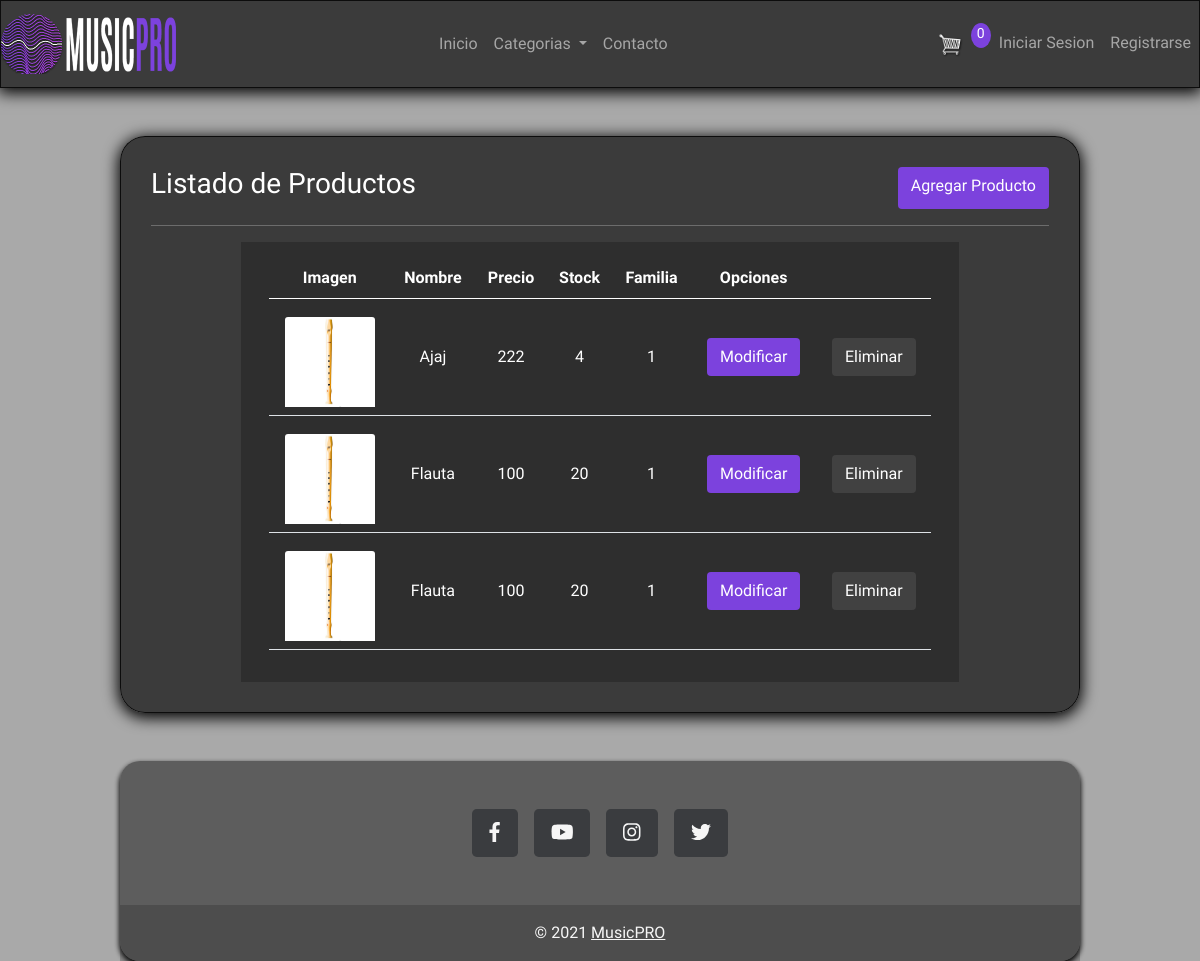
The app's page /listarproducto/, older data.
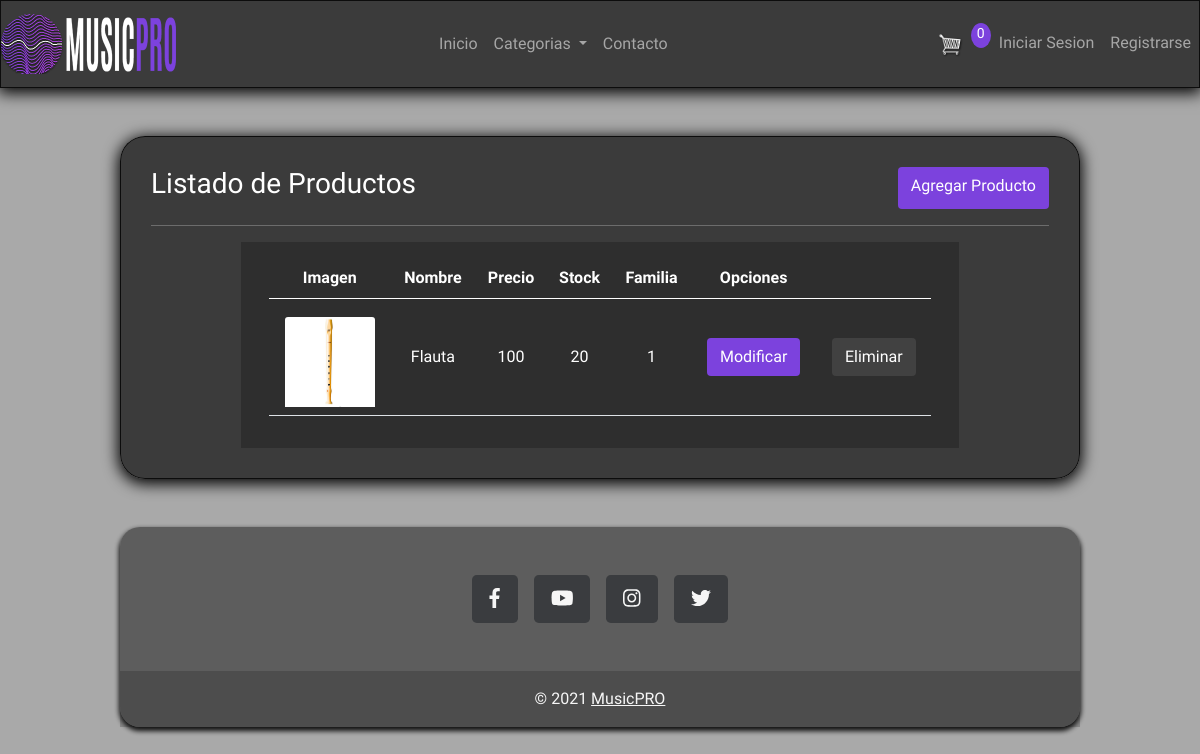
The same page, newer data.
### API/apis/models.py (models this page shows, shortened)
class producto(models.Model):
    nombre = models.CharField(max_length=30)
    descripcion = models.TextField(max_length=300)
    precio = models.IntegerField()
    familia = models.ForeignKey(familia, on_delete=models.PROTECT)
    vencimiento = models.DateField()
    stock = models.IntegerField()
    stock_critico = models.IntegerField()
    proveedor = models.ForeignKey(proveedor, on_delete=models.PROTECT)
    imagen = models.ImageField(upload_to='productos', null=True)
    oferta = models.BooleanField(default='0', null=False)
    class Meta:
        managed = False
        db_table = 'core_producto'

### core/views.py (the view)
# urls.py: path('listarproducto/', listar_productos, name="listar_producto"),
def listar_productos(request):
    productos = producto.objects.all().order_by('id')
    data = {
        'producto':productos,
    }
    return render(request, 'core/producto/listar.html',data)

### carro/context_processor.py (called while the page is built)
def importe_total_carro(request):
    total=0
    if 'carro' in request.session:
        for key, value in request.session["carro"].items():
            total=total+(int(value["precio"]))
    return {"importe_total_carro":total}

def importe_cant_carro(request):
    total=0
    if 'carro' in request.session:
        for key, value in request.session["carro"].items():
            total=total+(value["cantidad"])
    return {"importe_cant_carro":total}

### core/templates/core/producto/listar.html (shortened to what this page needs)
{% extends 'core/base.html' %}
{% block contenido %}
{% load crispy_forms_tags %}
{% load humanize %}
<div class="col-12 ">
    <div class="d-flex justify-content-between">
        <h3 class="">Listado de Productos</h3>
        <a href="{% url 'agregar_producto' %}" class="btn btn-outline-primary">Agregar Producto</a>
    </div>
    <hr>
    <div class="container-fluid d-flex text-center justify-content-center align-items-center" style="width: 80%; background-color: rgba(43,43,43,0.8);">
        <div class="card-body">
            <table class="table table-stripped table-responsive-sm clearfix justify-content-center" style="color: white;">
                <thead class="thead-dark">
                    <tr>
                        <th scope="col">Imagen</th>
                        <th scope="col">Nombre</th>
                        <th scope="col">Precio</th>
                        <th scope="col">Stock</th>
                        <th scope="col">Familia</th>
                        <th scope="col">Opciones</th>
                        <th></th>
                    </tr>
                </thead>
                <tbody>
                    {% for p in producto %}
                    <tr valign="middle" align="center">
                        <td scope="row" >{% if p.imagen %}
                            <div>
                                <img src="{{ p.imagen.url }}" class="card-img-top" alt="imagen"
                                    style="height: 90px; width: 90px;">
                            </div>
                            {% endif %}
                        </td>
                        <td scope="row">{{ p.nombre | title }}</td>
                        <td scope="row">{{ p.precio | intcomma}}</td>
                        <td scope="row">{{ p.stock }}</td>
                        <td scope="row">{{ p.familia_id }}</td>
                        <td scope="row">
                            <a href="{% url 'modificar_producto' p.id %}" class="btn btn-outline-primary">Modificar</a>
                        </td>
                        <td scope="row">
                            <a href="#" onclick="eliminar_producto({{ p.id }})" class="btn btn-outline-secondary">Eliminar</a>
                        </td>
                    </tr>
                    {% endfor %}
                </tbody>
            </table>
        </div>
    </div>
</div>
{% endblock %}

### core/templates/core/base.html (shortened to what this page needs)
<!DOCTYPE html>
<html lang="en">
<head>
  {% load static %}
  <link rel="stylesheet" href="{% static 'css/home.css' %}">
  <link href="https://cdn.jsdelivr.net/npm/bootstrap@5.0.2/dist/css/bootstrap.min.css" rel="stylesheet"
>
  <link rel="stylesheet" href="https://use.fontawesome.com/releases/v5.0.8/css/solid.css">
</head>
<body id="intro" class="bg-image shadow-2-strong">
  <nav class="navbar navbar-expand-lg navbar-dark">
    <a class="navbar-brand" href="{% url 'home' %}"><img src="{% static 'images/img/LOGITO2.png' %}" height="60"
        alt="logo"></a>
    <div class="collapse navbar-collapse" id="navbarSupportedContent">
      <ul class="navbar-nav mx-auto mb-2 mb-lg-0">
        <li class="nav-item">
          <a class="nav-link" href="{% url 'home' %}">Inicio</a>
        </li>
        <li class="nav-item dropdown">
          <a class="nav-link dropdown-toggle" href="#" id="navbarDropdown" role="button" data-toggle="dropdown"
            aria-haspopup="true" aria-expanded="false">
            Categorias
          </a>
        </li>
        <li class="nav-item">
          <a class="nav-link" href="{% url 'contacto' %}">Contacto</a>
        </li>
      </ul>
      <ul class="navbar-nav mr-auto mb-2 mb-lg-0">
        <a class="nav-link" href="{% url 'cart' %}">
          <img id="cart-icon" src="{% static 'images/cart.png' %}" alt="carrito" />
        </a>
        <p id="cart-total">{{importe_cant_carro}}</p>
        {% if user.is_authenticated %}
        <li class="nav-item">
          <a class="nav-link" href="{% url 'logout' %}">Cerrar Sesion</a>
        </li>
        <li class="nav-item">
          <a class="nav-link" href="#">Usuario: {{ user.username |title }}</a>
        </li>
        {% else %}
        <li class="nav-item">
          <a class="nav-link" href="{% url 'login' %}">Iniciar Sesion</a>
        </li>
        <li class="nav-item">
          <a class="nav-link" href="{% url 'register' %}">Registrarse</a>
        </li>
        {% endif %}
      </ul>
    </div>
  </nav>
  <div class="contenedorprincipal d-flex">
    {% block contenido %}
    {% endblock %}
  </div>
  <footer class="text-center text-lg-start">
    <div class="container d-flex justify-content-center py-5">
      <button type="button" class="btn btn-primary btn-lg btn-floating mx-2">
        <i class="fab fa-facebook-f"></i>
      </button>
      <button type="button" class="btn btn-primary btn-lg btn-floating mx-2">
        <i class="fab fa-youtube"></i>
      </button>
      <button type="button" class="btn btn-primary btn-lg btn-floating mx-2">
        <i class="fab fa-instagram"></i>
      </button>
      <button type="button" class="btn btn-primary btn-lg btn-floating mx-2">
        <i class="fab fa-twitter"></i>
      </button>
    </div>
    <div class="text-center text-white p-3" style="background-color: rgba(0, 0, 0, 0.2);">
      © 2021
      <a class="text-white" href="{% url 'home' %}">MusicPRO</a>
    </div>
  </footer>
</body>
</html>

### core/static/css/home.css (style rules this page uses)
* { font-family: 'Comfortaa', cursive; margin:0; padding:0; }
#intro { background-image: url('../images/img/fondo.png'); background-size: cover; background-color: darkgray; background-repeat: repeat; }
nav.navbar { background-color: rgba(0, 0, 0,0.65); box-shadow: 0px 3px 15px 2px rgba(0,0,0,1); border-style: solid; border-width: 1px; border-color: rgba(0,0,0,0.8); color: white; }
div.contenedorprincipal { height: fit-content; padding: 30px; margin-top: 4%; margin-bottom: 4%; margin-left: 10%; margin-right: 10%; background-color: rgba(0, 0, 0,0.65); border-style: solid; border-width: 1px; border-color: rgba(0,0,0,0.8); color: white; box-shadow: 0px 3px 15px 2px rgba(0,0,0,1); border-radius: 25px; }
div.card-body { width: 70%; }
img.card-img-top { margin-top: 10px; width: 75%; }
footer { background-color: rgba(0, 0, 0, .5); border-radius: 20px; box-shadow: 0px 3px 5px 1px rgba(0, 0, 0, 1); width: 80%; margin-top: 20px; margin-left: 10%; margin-bottom: 0%; opacity: 0.9; position: static; bottom:0px; }
button.btn.btn-primary.btn-lg.btn-floating.mx-2 { background-color: #2E3134; color: white; border-color: transparent; }
#cart-icon { width:25px; display: inline-block; margin-left: 15px; }
#cart-total { display: block; text-align: center; color:#fff; background-color: #7c42dd; width: 20px; height: 25px; border-radius: 50%; font-size: 14px; }
.btn { border-radius: 0; }
a.btn.btn-outline-primary { border-color: transparent; background-color: #7c42dd; color: white; }
a.btn.btn-outline-secondary { border-color: transparent; background-color: rgb(65, 65, 65); color: white; }

Row changes from the older to the newer data that the page shows:
removed producto: imagen (picture), nombre "Ajaj", precio "222", stock "4", familia_id "1"
removed producto: imagen (picture), nombre "Flauta", precio "100", stock "20", familia_id "1"
